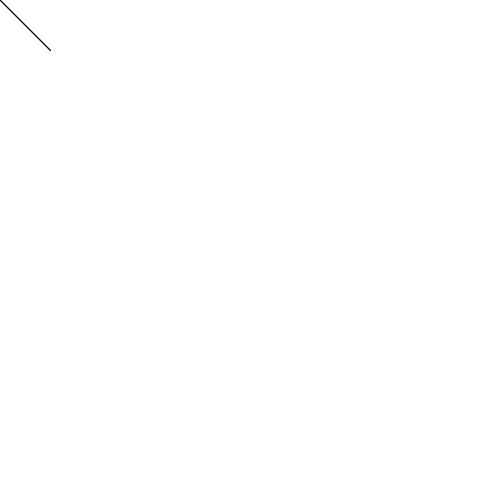
Frame 1 (no input)
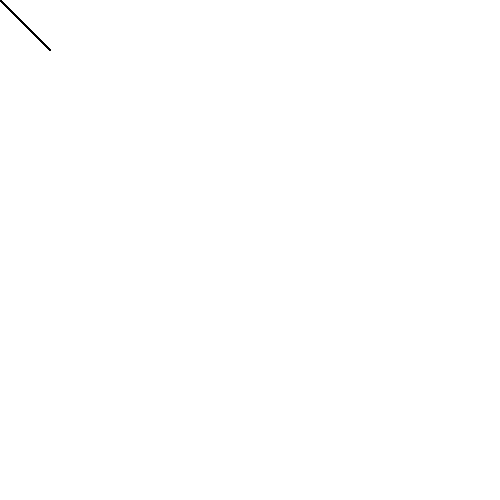
Frame 60 (the mouse pressed at the canvas centre just before this capture)
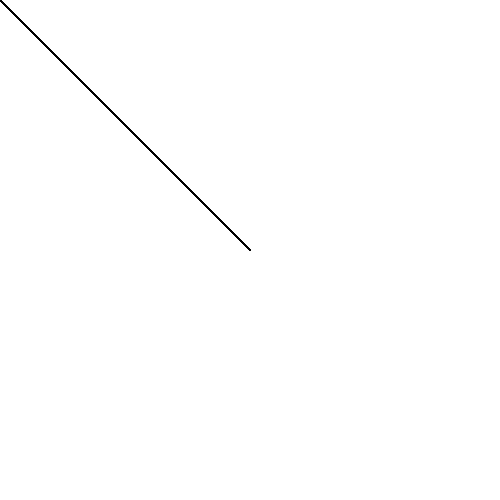
Frame 120 (the mouse held since frame 60 and released just before this capture)

The Processing sketch that drew these frames (run headless with seeded random() and noise(); from frame 60 on, the mouse is pressed at the canvas centre):

// Processing sketch: ex3_PONTO_linha
// ── ex3_PONTO_linha.pde


void setup() {
  size(500,500);
  background(255);
}

void draw() {
  line(0,0,50,50);
  line(50,50,mouseX,mouseY);
}
  
